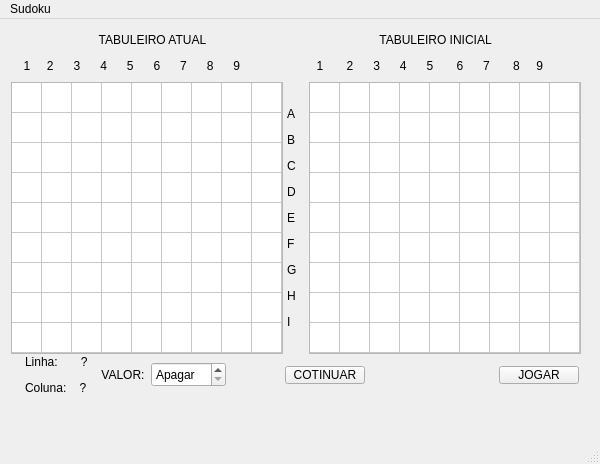
<?xml version="1.0" encoding="UTF-8"?>
<ui version="4.0">
 <class>Sudoku</class>
 <widget class="QMainWindow" name="Sudoku">
  <property name="geometry">
   <rect>
    <x>0</x>
    <y>0</y>
    <width>600</width>
    <height>464</height>
   </rect>
  </property>
  <property name="windowTitle">
   <string>Sudoku</string>
  </property>
  <widget class="QWidget" name="centralWidget">
   <property name="minimumSize">
    <size>
     <width>600</width>
     <height>420</height>
    </size>
   </property>
   <property name="maximumSize">
    <size>
     <width>600</width>
     <height>420</height>
    </size>
   </property>
   <widget class="QWidget" name="verticalLayoutWidget">
    <property name="geometry">
     <rect>
      <x>0</x>
      <y>0</y>
      <width>590</width>
      <height>390</height>
     </rect>
    </property>
    <layout class="QVBoxLayout" name="verticalLayout_3">
     <item>
      <layout class="QVBoxLayout" name="verticalLayout">
       <item>
        <layout class="QHBoxLayout" name="horizontalLayout_2">
         <item>
          <widget class="QLabel" name="label_4">
           <property name="minimumSize">
            <size>
             <width>271</width>
             <height>20</height>
            </size>
           </property>
           <property name="maximumSize">
            <size>
             <width>271</width>
             <height>20</height>
            </size>
           </property>
           <property name="text">
            <string>TABULEIRO ATUAL</string>
           </property>
           <property name="alignment">
            <set>Qt::AlignCenter</set>
           </property>
          </widget>
         </item>
         <item>
          <widget class="QLabel" name="label_2">
           <property name="minimumSize">
            <size>
             <width>271</width>
             <height>20</height>
            </size>
           </property>
           <property name="maximumSize">
            <size>
             <width>271</width>
             <height>20</height>
            </size>
           </property>
           <property name="text">
            <string>TABULEIRO INICIAL</string>
           </property>
           <property name="alignment">
            <set>Qt::AlignCenter</set>
           </property>
          </widget>
         </item>
        </layout>
       </item>
       <item>
        <layout class="QHBoxLayout" name="horizontalLayout_3">
         <item>
          <widget class="QLabel" name="label">
           <property name="minimumSize">
            <size>
             <width>271</width>
             <height>20</height>
            </size>
           </property>
           <property name="maximumSize">
            <size>
             <width>271</width>
             <height>20</height>
            </size>
           </property>
           <property name="text">
            <string>  1     2      3      4      5      6      7      8      9</string>
           </property>
          </widget>
         </item>
         <item>
          <widget class="QLabel" name="label_5">
           <property name="minimumSize">
            <size>
             <width>271</width>
             <height>20</height>
            </size>
           </property>
           <property name="maximumSize">
            <size>
             <width>271</width>
             <height>20</height>
            </size>
           </property>
           <property name="text">
            <string>     1       2      3      4      5       6      7       8     9</string>
           </property>
          </widget>
         </item>
        </layout>
       </item>
       <item>
        <layout class="QHBoxLayout" name="horizontalLayout">
         <item>
          <spacer name="horizontalSpacer">
           <property name="orientation">
            <enum>Qt::Horizontal</enum>
           </property>
           <property name="sizeHint" stdset="0">
            <size>
             <width>40</width>
             <height>20</height>
            </size>
           </property>
          </spacer>
         </item>
         <item>
          <widget class="QTableWidget" name="atual">
           <property name="minimumSize">
            <size>
             <width>272</width>
             <height>272</height>
            </size>
           </property>
           <property name="maximumSize">
            <size>
             <width>272</width>
             <height>272</height>
            </size>
           </property>
           <property name="showGrid">
            <bool>true</bool>
           </property>
           <property name="rowCount">
            <number>9</number>
           </property>
           <property name="columnCount">
            <number>9</number>
           </property>
           <attribute name="horizontalHeaderVisible">
            <bool>false</bool>
           </attribute>
           <attribute name="horizontalHeaderDefaultSectionSize">
            <number>30</number>
           </attribute>
           <attribute name="horizontalHeaderHighlightSections">
            <bool>false</bool>
           </attribute>
           <attribute name="horizontalHeaderMinimumSectionSize">
            <number>30</number>
           </attribute>
           <attribute name="verticalHeaderVisible">
            <bool>false</bool>
           </attribute>
           <attribute name="verticalHeaderDefaultSectionSize">
            <number>30</number>
           </attribute>
           <attribute name="verticalHeaderHighlightSections">
            <bool>false</bool>
           </attribute>
           <attribute name="verticalHeaderMinimumSectionSize">
            <number>30</number>
           </attribute>
           <row/>
           <row/>
           <row/>
           <row/>
           <row/>
           <row/>
           <row/>
           <row/>
           <row/>
           <column/>
           <column/>
           <column/>
           <column/>
           <column/>
           <column/>
           <column/>
           <column/>
           <column/>
          </widget>
         </item>
         <item>
          <widget class="QLabel" name="label_3">
           <property name="minimumSize">
            <size>
             <width>16</width>
             <height>272</height>
            </size>
           </property>
           <property name="maximumSize">
            <size>
             <width>16</width>
             <height>272</height>
            </size>
           </property>
           <property name="text">
            <string>&lt;html&gt;&lt;head/&gt;&lt;body&gt;&lt;p&gt;A&lt;/p&gt;&lt;p&gt;B&lt;/p&gt;&lt;p&gt;C&lt;/p&gt;&lt;p&gt;D&lt;/p&gt;&lt;p&gt;E&lt;/p&gt;&lt;p&gt;F&lt;/p&gt;&lt;p&gt;G&lt;/p&gt;&lt;p&gt;H&lt;/p&gt;&lt;p&gt;I&lt;/p&gt;&lt;/body&gt;&lt;/html&gt;</string>
           </property>
          </widget>
         </item>
         <item>
          <widget class="QTableWidget" name="inicial">
           <property name="minimumSize">
            <size>
             <width>272</width>
             <height>272</height>
            </size>
           </property>
           <property name="maximumSize">
            <size>
             <width>272</width>
             <height>272</height>
            </size>
           </property>
           <property name="showGrid">
            <bool>true</bool>
           </property>
           <property name="rowCount">
            <number>9</number>
           </property>
           <property name="columnCount">
            <number>9</number>
           </property>
           <attribute name="horizontalHeaderVisible">
            <bool>false</bool>
           </attribute>
           <attribute name="horizontalHeaderDefaultSectionSize">
            <number>30</number>
           </attribute>
           <attribute name="horizontalHeaderHighlightSections">
            <bool>false</bool>
           </attribute>
           <attribute name="horizontalHeaderMinimumSectionSize">
            <number>30</number>
           </attribute>
           <attribute name="verticalHeaderVisible">
            <bool>false</bool>
           </attribute>
           <attribute name="verticalHeaderDefaultSectionSize">
            <number>30</number>
           </attribute>
           <attribute name="verticalHeaderHighlightSections">
            <bool>false</bool>
           </attribute>
           <attribute name="verticalHeaderMinimumSectionSize">
            <number>30</number>
           </attribute>
           <row/>
           <row/>
           <row/>
           <row/>
           <row/>
           <row/>
           <row/>
           <row/>
           <row/>
           <column/>
           <column/>
           <column/>
           <column/>
           <column/>
           <column/>
           <column/>
           <column/>
           <column/>
          </widget>
         </item>
         <item>
          <spacer name="horizontalSpacer_2">
           <property name="orientation">
            <enum>Qt::Horizontal</enum>
           </property>
           <property name="sizeHint" stdset="0">
            <size>
             <width>40</width>
             <height>20</height>
            </size>
           </property>
          </spacer>
         </item>
        </layout>
       </item>
      </layout>
     </item>
     <item>
      <layout class="QHBoxLayout" name="horizontalLayout_4">
       <item>
        <spacer name="horizontalSpacer_3">
         <property name="orientation">
          <enum>Qt::Horizontal</enum>
         </property>
         <property name="sizeHint" stdset="0">
          <size>
           <width>40</width>
           <height>20</height>
          </size>
         </property>
        </spacer>
       </item>
       <item>
        <layout class="QVBoxLayout" name="verticalLayout_7">
         <property name="sizeConstraint">
          <enum>QLayout::SetFixedSize</enum>
         </property>
         <item>
          <widget class="QLabel" name="linha_3">
           <property name="minimumSize">
            <size>
             <width>70</width>
             <height>20</height>
            </size>
           </property>
           <property name="maximumSize">
            <size>
             <width>70</width>
             <height>20</height>
            </size>
           </property>
           <property name="text">
            <string>Linha:       ?</string>
           </property>
          </widget>
         </item>
         <item>
          <widget class="QLabel" name="coluna_3">
           <property name="minimumSize">
            <size>
             <width>70</width>
             <height>20</height>
            </size>
           </property>
           <property name="maximumSize">
            <size>
             <width>70</width>
             <height>20</height>
            </size>
           </property>
           <property name="text">
            <string>Coluna:    ?</string>
           </property>
          </widget>
         </item>
        </layout>
       </item>
       <item>
        <widget class="QLabel" name="label_6">
         <property name="text">
          <string>VALOR:</string>
         </property>
         <property name="alignment">
          <set>Qt::AlignCenter</set>
         </property>
        </widget>
       </item>
       <item>
        <widget class="QSpinBox" name="spinBox_3">
         <property name="minimumSize">
          <size>
           <width>75</width>
           <height>25</height>
          </size>
         </property>
         <property name="maximumSize">
          <size>
           <width>75</width>
           <height>25</height>
          </size>
         </property>
         <property name="specialValueText">
          <string>Apagar</string>
         </property>
         <property name="maximum">
          <number>9</number>
         </property>
        </widget>
       </item>
       <item>
        <spacer name="horizontalSpacer_6">
         <property name="orientation">
          <enum>Qt::Horizontal</enum>
         </property>
         <property name="sizeType">
          <enum>QSizePolicy::Expanding</enum>
         </property>
         <property name="sizeHint" stdset="0">
          <size>
           <width>80</width>
           <height>20</height>
          </size>
         </property>
        </spacer>
       </item>
       <item>
        <widget class="QPushButton" name="pushButton_4">
         <property name="maximumSize">
          <size>
           <width>80</width>
           <height>18</height>
          </size>
         </property>
         <property name="text">
          <string>COTINUAR</string>
         </property>
        </widget>
       </item>
       <item>
        <spacer name="horizontalSpacer_10">
         <property name="orientation">
          <enum>Qt::Horizontal</enum>
         </property>
         <property name="sizeType">
          <enum>QSizePolicy::Expanding</enum>
         </property>
         <property name="sizeHint" stdset="0">
          <size>
           <width>154</width>
           <height>20</height>
          </size>
         </property>
        </spacer>
       </item>
       <item>
        <widget class="QPushButton" name="jogar_3">
         <property name="maximumSize">
          <size>
           <width>80</width>
           <height>18</height>
          </size>
         </property>
         <property name="text">
          <string>JOGAR</string>
         </property>
        </widget>
       </item>
      </layout>
     </item>
    </layout>
   </widget>
  </widget>
  <widget class="QMenuBar" name="menuBar">
   <property name="geometry">
    <rect>
     <x>0</x>
     <y>0</y>
     <width>600</width>
     <height>22</height>
    </rect>
   </property>
   <widget class="QMenu" name="menuSudoku">
    <property name="title">
     <string>Sudoku</string>
    </property>
    <addaction name="actionReiniciar"/>
    <addaction name="actionNovo"/>
    <addaction name="actionPreencher_Imediatas"/>
    <addaction name="actionResolver"/>
    <addaction name="separator"/>
    <addaction name="actionSair"/>
   </widget>
   <addaction name="menuSudoku"/>
  </widget>
  <widget class="QStatusBar" name="statusBar"/>
  <action name="actionReiniciar">
   <property name="text">
    <string>Reiniciar</string>
   </property>
  </action>
  <action name="actionNovo">
   <property name="text">
    <string>Novo</string>
   </property>
  </action>
  <action name="actionPreencher_Imediatas">
   <property name="text">
    <string>Preencher Imediatas</string>
   </property>
  </action>
  <action name="actionResolver">
   <property name="text">
    <string>Resolver</string>
   </property>
  </action>
  <action name="actionSair">
   <property name="text">
    <string>Sair</string>
   </property>
  </action>
 </widget>
 <layoutdefault spacing="6" margin="11"/>
 <resources/>
 <connections/>
</ui>
